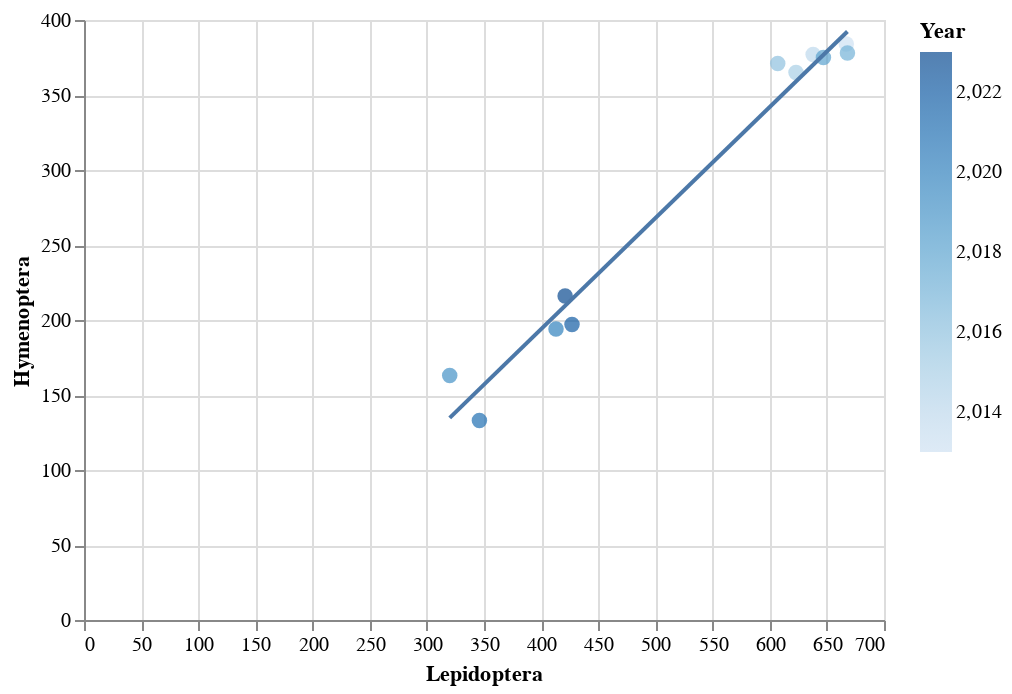

Notebook code cell kept with this figure:
### Code cell
#graph with regression line using df1

import altair as alt
df1 = df1[df1.Year != 'Year']
df1 = df1.astype({'Lepidoptera':'int', 'Hymenoptera':'int', 'Blattodea':'int', 'Colleoptera':'int'})
alt.Chart(df1).mark_circle(size=60).encode(
    x='Lepidoptera',
    y='Hymenoptera',
    color='Year'
).interactive() + alt.Chart(df1).transform_regression('Lepidoptera', 'Hymenoptera').mark_line().encode(
    x='Lepidoptera',
    y='Hymenoptera'
)

### Figure 1 — Vega-Lite specification as saved in the notebook (floating-point values rounded to 4 significant figures)
{"config": {"view": {"continuousWidth": 400, "continuousHeight": 300}}, "layer": [{"mark": {"type": "circle", "size": 60}, "encoding": {"color": {"field": "Year", "type": "quantitative"}, "x": {"field": "Lepidoptera", "type": "quantitative"}, "y": {"field": "Hymenoptera", "type": "quantitative"}}, "selection": {"selector002": {"type": "interval", "bind": "scales", "encodings": ["x", "y"]}}}, {"mark": "line", "encoding": {"x": {"field": "Lepidoptera", "type": "quantitative"}, "y": {"field": "Hymenoptera", "type": "quantitative"}}, "transform": [{"on": "Lepidoptera", "regression": "Hymenoptera"}]}], "data": {"name": "data-9cc3c8dda3daad6432e7b5616052e084"}, "$schema": "https://vega.github.io/schema/vega-lite/v4.17.0.json", "datasets": {"data-9cc3c8dda3daad6432e7b5616052e084": [{"Year": 2013, "Lepidoptera": 667, "Hymenoptera": 384, "Blattodea": 34, "Colleoptera": 71}, {"Year": 2014, "Lepidoptera": 638, "Hymenoptera": 377, "Blattodea": 31, "Colleoptera": 69}, {"Year": 2015, "Lepidoptera": 623, "Hymenoptera": 365, "Blattodea": 33, "Colleoptera": 77}, {"Year": 2016, "Lepidoptera": 607, "Hymenoptera": 371, "Blattodea": 39, "Colleoptera": 63}, {"Year": 2017, "Lepidoptera": 668, "Hymenoptera": 378, "Blattodea": 47, "Colleoptera": 66}, {"Year": 2018, "Lepidoptera": 647, "Hymenoptera": 375, "Blattodea": 51, "Colleoptera": 65}, {"Year": 2019, "Lepidoptera": 320, "Hymenoptera": 163, "Blattodea": 43, "Colleoptera": 53}, {"Year": 2020, "Lepidoptera": 413, "Hymenoptera": 194, "Blattodea": 54, "Colleoptera": 62}, {"Year": 2021, "Lepidoptera": 346, "Hymenoptera": 133, "Blattodea": 47, "Colleoptera": 54}, {"Year": 2022, "Lepidoptera": 427, "Hymenoptera": 197, "Blattodea": 63, "Colleoptera": 55}, {"Year": 2023, "Lepidoptera": 421, "Hymenoptera": 216, "Blattodea": 66, "Colleoptera": 55}]}}
